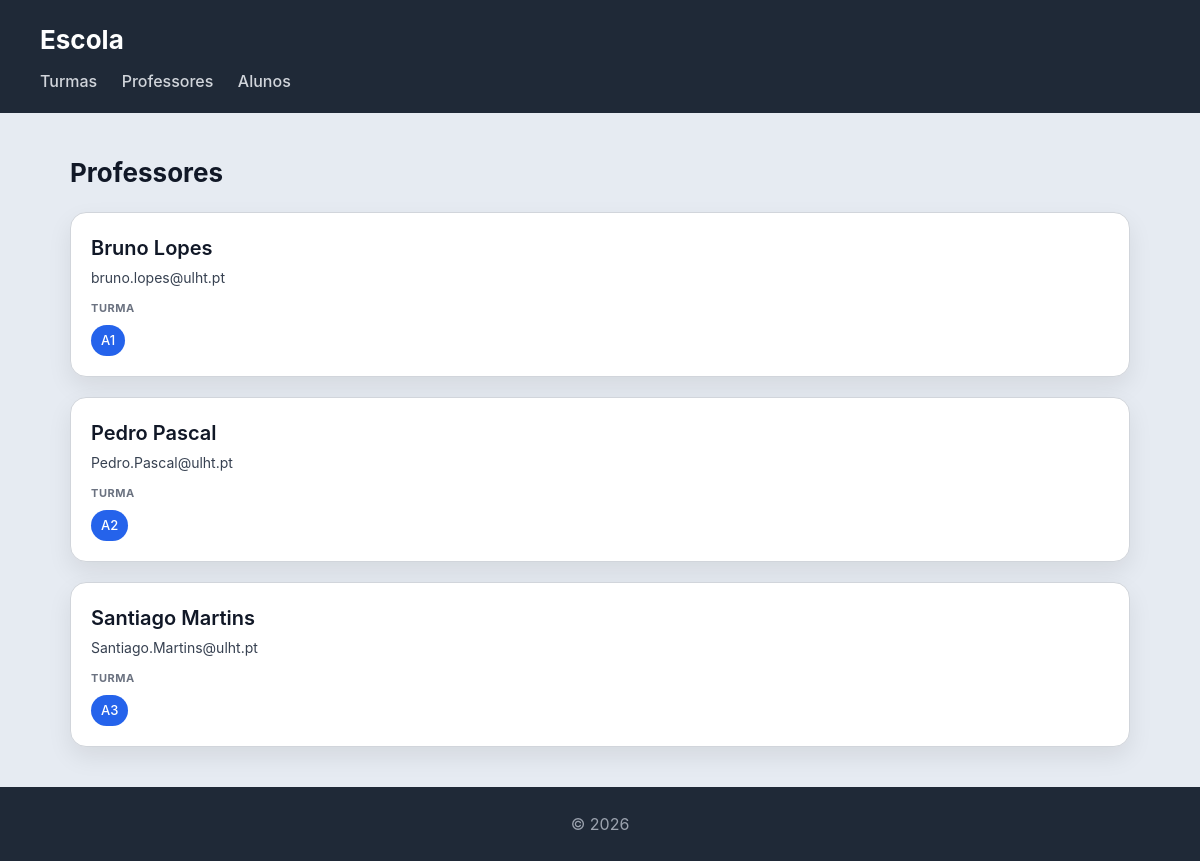
/escola/professores/, run on the app's committed database.
### escola/models.py (models this page shows, shortened)
class Professor(models.Model):
    nome = models.CharField(max_length=100)
    email = models.EmailField(unique=True)
    turma = models.OneToOneField(Turma, on_delete=models.CASCADE)

class Turma(models.Model):
    nome = models.CharField(max_length=50)
    ano_escolar = models.IntegerField()

### escola/views.py (the view)
# urls.py: path('professores/', views.professores_view, name="professores"),
def professores_view(request):
    professores = Professor.objects.select_related('turma').all()
    return render(request, 'escola/professores.html', {'professores': professores})

### escola/templates/escola/professores.html
{% extends 'escola/base.html' %}
{% block content %}
<h2>Professores</h2>
<section>
    {% for professor in professores %}
    <article>
        <header>
            <h3>{{ professor.nome }}</h3>
            <p>{{ professor.email }}</p>
        </header>
        <section>
            <h4>Turma</h4>
            <ul>
                <li>{{ professor.turma.nome }}</li>
            </ul>
        </section>
    </article>
    {% endfor %}
</section>
{% endblock %}

### escola/static/escola/styles.css (style rules this page uses)
* { box-sizing: border-box; margin: 0; padding: 0; }
body { font-family: "Inter", "Segoe UI", system-ui, -apple-system, sans-serif; background: #e6ebf2; color: #111827; line-height: 1.5; }
h2 { margin-bottom: 20px; font-size: 26px; }
section > article { background: white; padding: 20px; border-radius: 16px; border: 1px solid #d1d5db; box-shadow: 0 10px 25px rgba(0,0,0,0.08); transition: all 0.25s ease; margin-bottom: 20px; }
article > header { margin-bottom: 12px; }
article > header > h3 { font-size: 20px; font-weight: 600; margin-bottom: 4px; }
article > header > p { font-size: 14px; color: #374151; }
article > section { margin-top: 10px; }
article > section > h4 { font-size: 11px; text-transform: uppercase; color: #6b7280; margin-bottom: 8px; letter-spacing: 0.05em; }
article > section > ul { list-style: none; display: flex; flex-wrap: wrap; gap: 8px; }
article > section > ul > li { background: #2563eb; color: white; padding: 6px 10px; border-radius: 999px; font-size: 13px; font-weight: 500; }

### data on the page
Professor: nome "Bruno Lopes", email "bruno.lopes@ulht.pt", turma.nome "A1"
Professor: nome "Pedro Pascal", email "Pedro.Pascal@ulht.pt", turma.nome "A2"
Professor: nome "Santiago Martins", email "Santiago.Martins@ulht.pt", turma.nome "A3"
